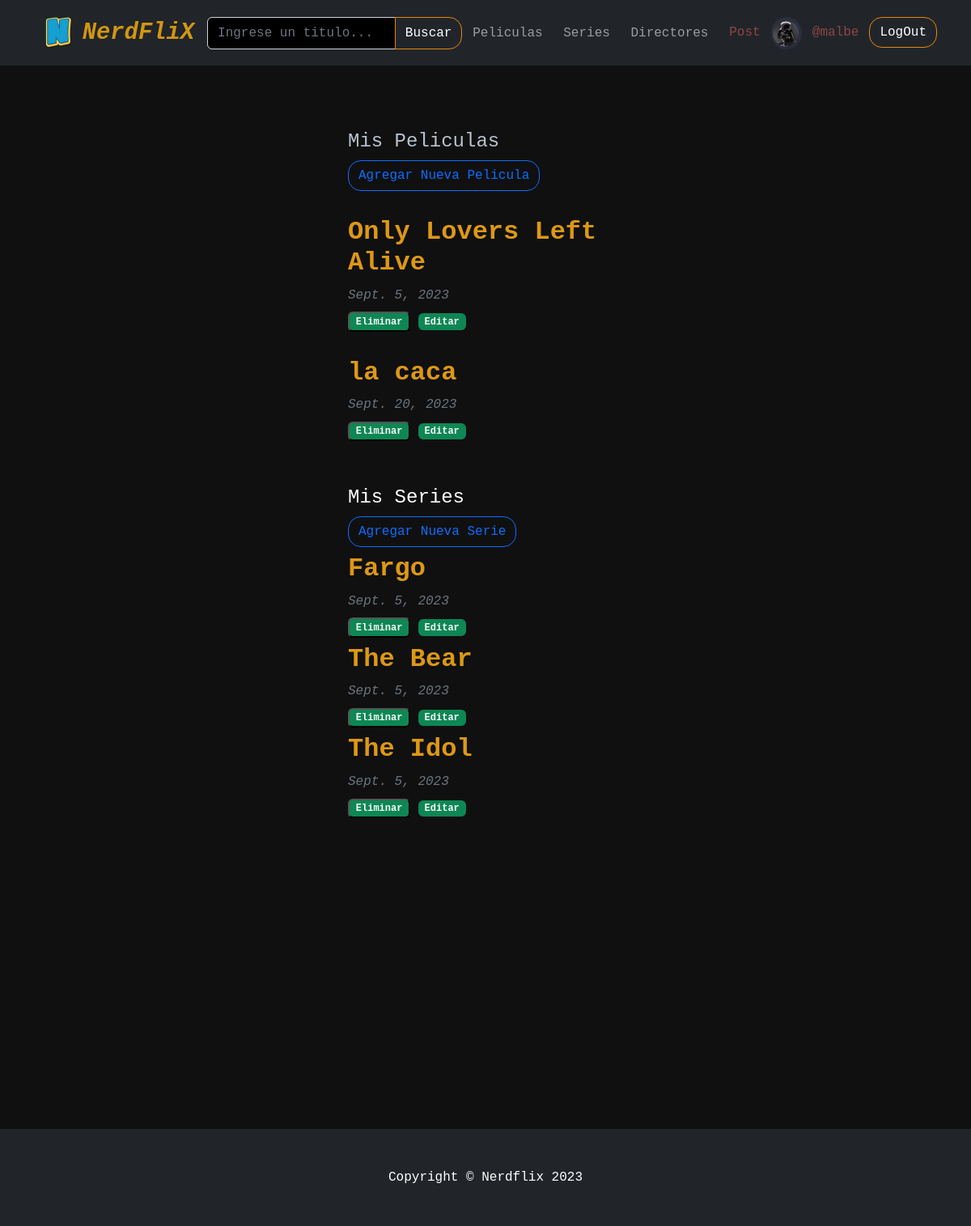
Before: /user-post-lista/ (signed in) with the older database file.
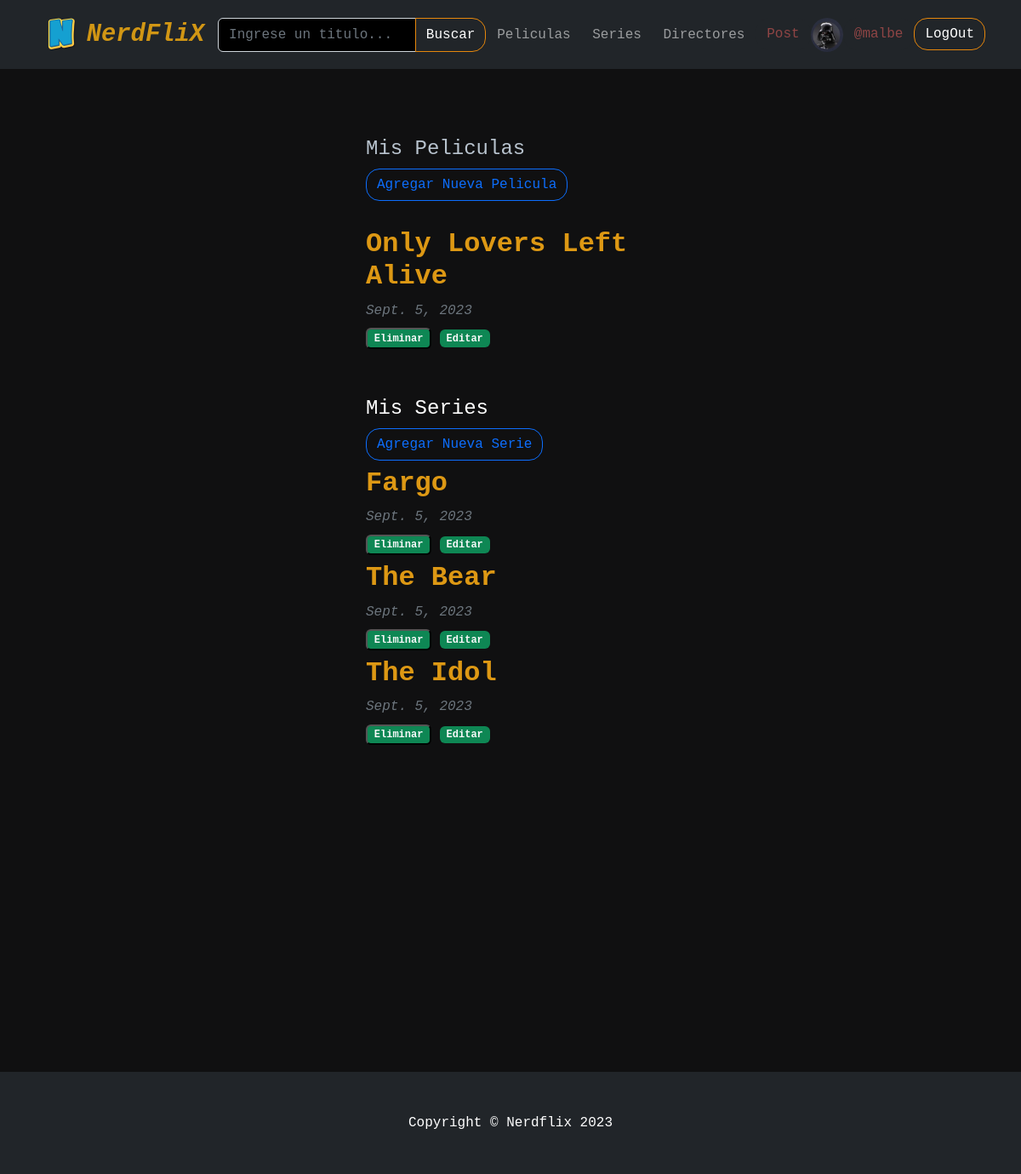
After: the same page with the newer database file.
### AppCoder/models.py (models this page shows, shortened)
class Peliculas(models.Model):
    titulo =models.CharField(max_length=50)
    slug = models.SlugField(unique=True,null=True)
    fecha_creacion=models.DateField(auto_now_add=True)
    genero= models.ManyToManyField(Generos)
    año=models.IntegerField(blank=True,null=True)
    director = models.ForeignKey(Directores,on_delete=models.CASCADE,null=True)
    reseña = models.TextField(null=True)
    autor_reseña= models.ForeignKey(User,on_delete=models.CASCADE,null=True)
    cover = models.ImageField(null=True)
    imagen = models.ImageField(null=True)
    video_link = EmbedVideoField(blank=True,null=True)
    destacada= models.BooleanField(default=False)

class Series(models.Model):
    titulo =models.CharField(max_length=50)
    slug = models.SlugField(unique=True,null=True)
    fecha_creacion=models.DateField(auto_now_add=True)
    genero= models.ManyToManyField(Generos)
    año=models.IntegerField(null=True)
    temporadas= models.IntegerField(null=True)
    reseña = models.TextField(null=True)
    autor_reseña= models.ForeignKey(User,on_delete=models.CASCADE,null=True)
    cover = models.ImageField(null=True)
    imagen = models.ImageField(null=True)
    video_link = EmbedVideoField(blank=True,null=True)
    destacada= models.BooleanField(default=False)

### AppCoder/views.py (the view)
# urls.py: path('user-post-lista/', UserPostLista.as_view(),name='userPostLista'),
class UserPostLista(ListView):
    model= User
    template_name= 'AppCoder/user_post_lista.html'
    context_object_name = 'peliculas'
    context_object_name = 'series'
    def get_context_data(self, **kwargs):
        query= self.request.user.id
        context = super().get_context_data(**kwargs)
        context['peliculas']=Peliculas.objects.filter(autor_reseña_id=query)
        context['series']=Series.objects.filter(autor_reseña_id=query)
        return context

### AppCoder/context_processors.py (called while the page is built)
def generos_contexto(request):
    generos=Generos.objects.all()
    return {
        'generos':generos
    }

### AppCoder/templates/AppCoder/user_post_lista.html (shortened to what this page needs)
{% extends "Base.html" %}
{% block contenidoQueCambia %}
<br>
<br>
<br>
<div class="page-header d-flex align-items-center">
    <div class="container position">
      <div class="row justify-content-center">
          <div class="col-lg-4 ">
            <div class="text-decoration-none">
                <div class="header"><h4>Mis Peliculas</h4></div>
                <a class=" btn btn-outline-primary" href="{% url 'peliculasFormulario' %}" ><h8>Agregar Nueva Pelicula</h8></a>
            </div>
            <br>
        {% for pelicula in peliculas %}
            <h2><a class="fw-bolder mb-1" href="{% url 'peliculas_detalle' pelicula.slug %}">{{ pelicula.titulo }}</a></h2>
            <div class="text-muted fst-italic mb-2"> {{ pelicula.fecha_creacion}} </div>
            <button type="button" class="badge bg-secondary text-decoration-none link-light"data-bs-toggle="modal" data-bs-target="#exampleModal{{pelicula.id}}">
                Eliminar
            </button>
            <a class="badge bg-secondary text-decoration-none link-light" href="{% url 'EditarPeliculas' pelicula.id %}">Editar </a>
            <br>
            <br>
        {% endfor %}
        <br>
            <div class=" text-white">
                <div class="card-header"><h4>Mis Series</h4></div>
                <a class=" btn btn-outline-primary" href="{% url 'seriesFormulario' %}"><h8>Agregar Nueva Serie</h8></a>
            </div>
        {% for serie in series %}
        <h2><a class="fw-bolder mb-1" href="{% url 'series_detalle' serie.slug %}">{{ serie.titulo }}</a></h2>
        <div class="text-muted fst-italic mb-2"> {{ serie.fecha_creacion}}</div>
        <button type="button" class="badge bg-secondary text-decoration-none link-light"data-bs-toggle="modal" data-bs-target="#exampleModal{{serie.id}}">
            Eliminar
        </button>
        <a class="badge bg-secondary text-decoration-none link-light" href="{% url 'EditarSeries' serie.id %}">Editar </a>
        <br>
        {% endfor %}
        </div>
      </div>
    </div>
</div>
<br>
<br>
<br>
<br>
<br>
<br>
<br>
<br>
<br>
<br>
<br>
<br>
<br>
<br>
<br>
<br>
{% endblock %}

Changed rows visible on the page:
removed Peliculas: titulo "la caca", fecha_creacion "Sept. 20, 2023"
